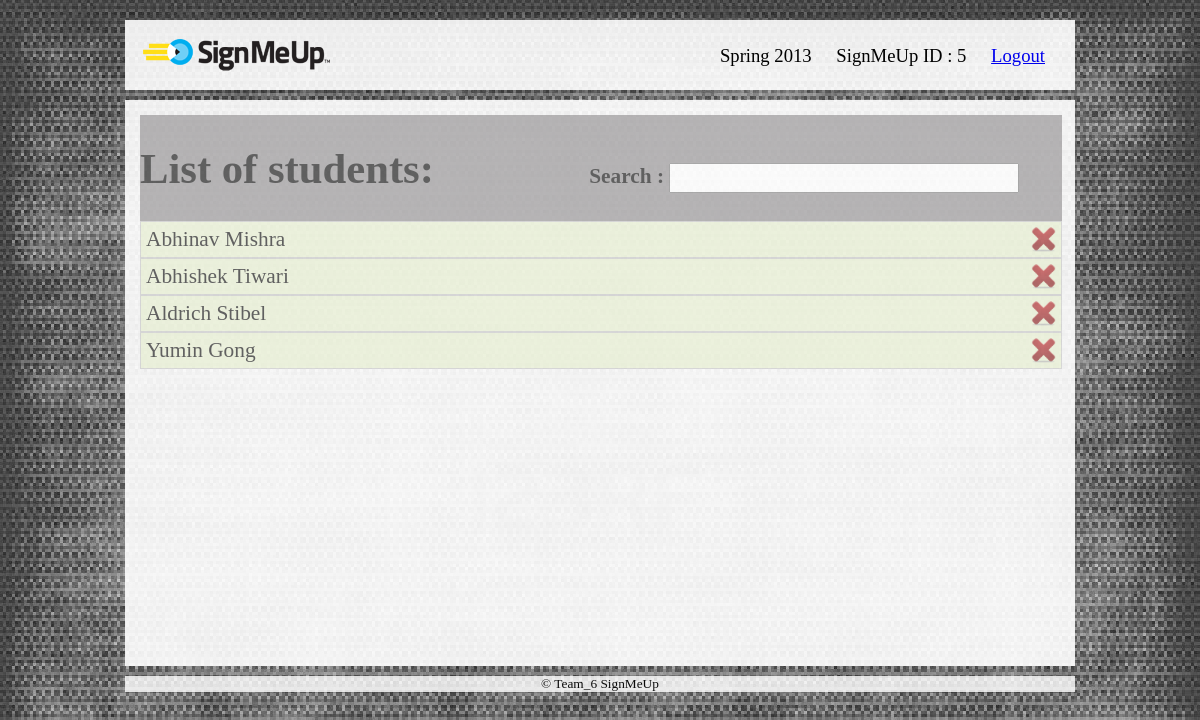
Page /admin_students.php (signed in) on the committed database.
### tables this page shows
CREATE TABLE IF NOT EXISTS `user_info` (
  `user_id` int(10) NOT NULL AUTO_INCREMENT,
  `user_type` varchar(20) NOT NULL,
  `first_name` varchar(70) NOT NULL,
  `middle_name` varchar(70) DEFAULT NULL,
  `last_name` varchar(70) NOT NULL,
  `user_email` varchar(70) NOT NULL,
  `alternate_email` varchar(70) DEFAULT NULL,
  `address` varchar(100) DEFAULT NULL,
  `phone_no` varchar(15) NOT NULL,
  `password` varchar(70) NOT NULL,
  PRIMARY KEY (`user_id`)
);

### admin_students.php (the view, shortened to what this page needs)
<html>
<head>
<link rel="stylesheet" type="text/css" href="main2.css">
</head>
<body>
<div id="containerNew">
     <div class="header">
        <?php include("header.php"); ?>
    </div>
	 <div class="middleContainer">
		<div class="middle">
		<h1 style="display:inline-block;margin-right:150px;">List of students:</h1>
		<span style="display:inline-block;">
			<form id="live-search" action="" class="styled" method="post">
				<span style="font-weight: bold;">Search :</span>
				<input type="text" class="text-input" id="filter" value="" />
			</form>
		</span>
		<?php
			$sql = "SELECT * FROM user_info WHERE user_type='student'";
			$result = mysql_query($sql);
			if(!$result){
				echo 'Could not run query: ' . mysql_error();
				exit;
			}else{
				while ( $row = mysql_fetch_assoc($result) ){
					echo "<div class='flip'>".$row['first_name']." ".$row['last_name']."";
					echo "<a href='#'><input type='image' id='myimage' style='float:right; height:25px' src='images/delete.png' onclick='deleteMe(".$row['user_id'].")'/></a>";
					echo "</div>";
				}
			}
		?>
	</div>
	</div>
    <div class="footer">
        <center>
            &copy; Team_6 SignMeUp
        </center>
    </div>
</div>
</body>
</html>

### main2.css (style rules this page uses)
body { background-color:grey; font-size: 10pt; min-height: 100%; width : 100%; background:url('images/images1.jpg') repeat; margin: 0; }
#containerNew { position:relative; width:950px; height:100%; margin: 10px auto; }
.header { background:url('images/grey_overlay.png') repeat; padding:10px 15px 15px 15px; color:#000; margin-top: 20px; }
.middleContainer { background:url('images/grey_overlay.png') repeat; width : 100%; min-height : 566px; margin: 10px auto; position : relative; }
.middle, .tabbedPages { background-color:#8C898B; opacity: 0.6; margin: 15px; font-size: 16pt; color:black; width : 97%; position: absolute; }
.footer { background:url('images/grey_overlay.png') repeat; position:relative; padding:0px 15px 0px 15px; color:#000; bottom: 0px; opacity: 0.9; }
form { margin: 0 auto; width : 450px; }
form input[type="text"] { width: 350px; height: 30px; padding: 5px; }

### admin_students.php (style rules this page uses)
.panel,.flip { padding:5px; background-color:#e5eecc; border:solid 1px #c3c3c3; }

### rows in the picture
user_info: first_name "Abhinav", last_name "Mishra"
user_info: first_name "Abhishek", last_name "Tiwari"
user_info: first_name "Aldrich", last_name "Stibel"
user_info: first_name "Yumin", last_name "Gong"

### other values in the picture
CURRENT_SEM "Spring 2013"
$_SESSION['user_id'] "5"
